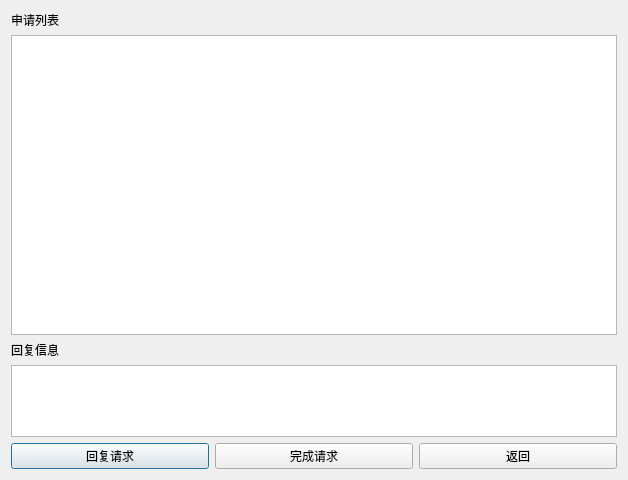
<?xml version="1.0" encoding="UTF-8"?>
<ui version="4.0">
 <class>userAdvice</class>
 <widget class="QDialog" name="userAdvice">
  <property name="geometry">
   <rect>
    <x>0</x>
    <y>0</y>
    <width>628</width>
    <height>480</height>
   </rect>
  </property>
  <property name="windowTitle">
   <string>Dialog</string>
  </property>
  <layout class="QVBoxLayout" name="verticalLayout_3">
   <item>
    <layout class="QVBoxLayout" name="verticalLayout">
     <item>
      <widget class="QLabel" name="label">
       <property name="text">
        <string>申请列表</string>
       </property>
      </widget>
     </item>
     <item>
      <widget class="QTableWidget" name="userlist">
       <property name="sizePolicy">
        <sizepolicy hsizetype="Expanding" vsizetype="Expanding">
         <horstretch>0</horstretch>
         <verstretch>0</verstretch>
        </sizepolicy>
       </property>
       <property name="minimumSize">
        <size>
         <width>0</width>
         <height>300</height>
        </size>
       </property>
      </widget>
     </item>
    </layout>
   </item>
   <item>
    <layout class="QVBoxLayout" name="verticalLayout_2">
     <item>
      <widget class="QLabel" name="label_2">
       <property name="text">
        <string>回复信息</string>
       </property>
      </widget>
     </item>
     <item>
      <widget class="QPlainTextEdit" name="remsg"/>
     </item>
    </layout>
   </item>
   <item>
    <layout class="QHBoxLayout" name="horizontalLayout">
     <item>
      <widget class="QPushButton" name="replyBtn">
       <property name="text">
        <string>回复请求</string>
       </property>
      </widget>
     </item>
     <item>
      <widget class="QPushButton" name="finishbtn">
       <property name="text">
        <string>完成请求</string>
       </property>
      </widget>
     </item>
     <item>
      <widget class="QPushButton" name="quitBtn">
       <property name="text">
        <string>返回</string>
       </property>
      </widget>
     </item>
    </layout>
   </item>
  </layout>
  <zorder>userlist</zorder>
  <zorder>label</zorder>
  <zorder>label_2</zorder>
  <zorder>remsg</zorder>
  <zorder>remsg</zorder>
  <zorder>replyBtn</zorder>
  <zorder>quitBtn</zorder>
 </widget>
 <resources/>
 <connections/>
</ui>
